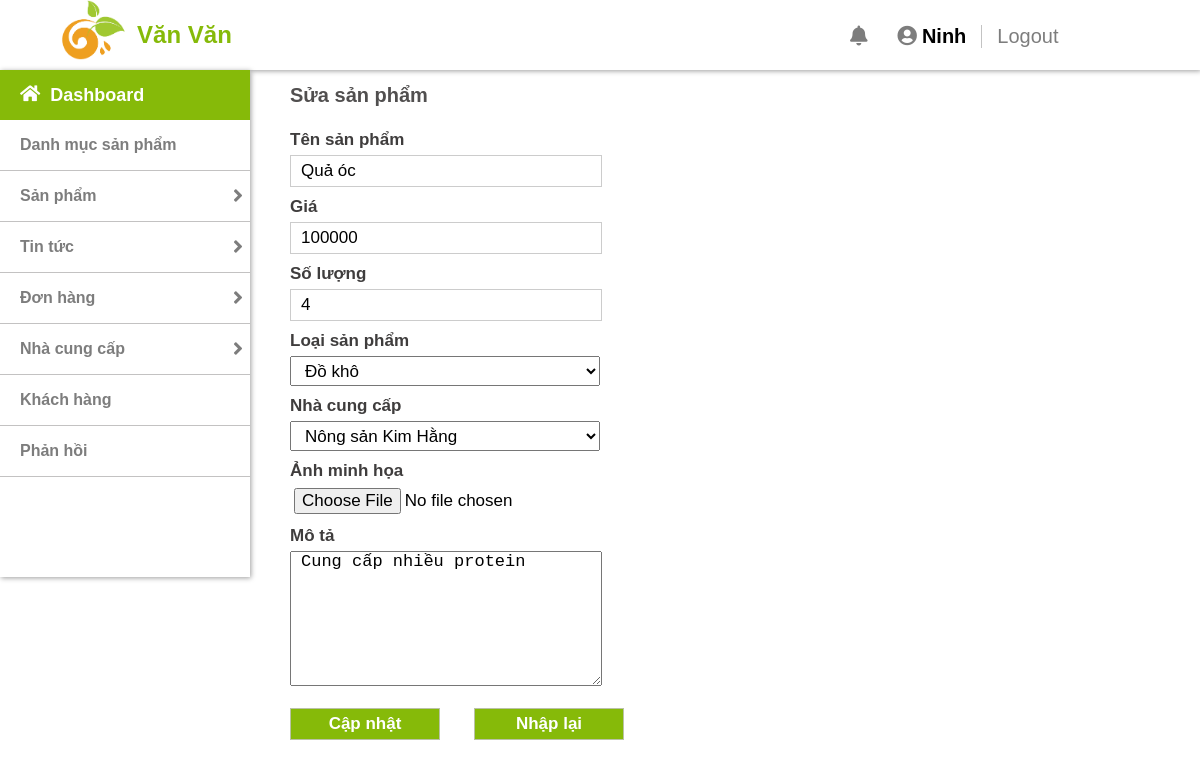
Page /admin/productedit.php?product_id=81 (signed in) on the committed database.
### tables this page shows
CREATE TABLE `product` (
  `product_id` int(11) NOT NULL,
  `product_name` varchar(255) NOT NULL,
  `product_price` varchar(255) NOT NULL,
  `product_quantity` int(11) NOT NULL,
  `product_image` varchar(255) NOT NULL,
  `description` text NOT NULL,
  `cate_id` int(11) NOT NULL,
  `ma_ncc` int(11) NOT NULL
);

CREATE TABLE `category` (
  `cate_id` int(11) NOT NULL,
  `cate_name` varchar(255) NOT NULL
);

CREATE TABLE `ncc` (
  `ma_ncc` int(11) NOT NULL,
  `ten_ncc` varchar(100) NOT NULL,
  `diachi` varchar(255) NOT NULL,
  `sodt` varchar(10) NOT NULL
);

### lib/database.php (called while the page is built, shortened)
<?php
    class Database{
        public $host = DB_HOST;
        public $user = DB_USER;
        public $pass = DB_PASS;
        public $dbname = DB_NAME;
        public $link;
        private function connectDB(){
            $this->link =  new mysqli($this->host, $this->user, $this->pass, $this->dbname);
        }
        public function select($query){
            $result = $this->link->query($query) or die($this->link->error.__LINE__);
            if($result->num_rows > 0){
                return $result;
            }
            else {
                return false;
            }
        }
    }

### classes/product.php (called while the page is built, shortened)
<?php
$filepath = realpath(dirname(__FILE__));
include_once ($filepath.'/../lib/database.php');
?>
<?php
class product
{
    private $db;
    public function __construct()
    {
        $this->db = new Database();
    }
    public function show_category()
    {
        $query = "SELECT *FROM category ORDER BY cate_id desc";
        $result = $this->db->select($query);
        return $result;
    }
    public function getproductbyId($id)
    {
       $query = "SELECT product.*, category.cate_name
       FROM product INNER JOIN category ON product.cate_id = category.cate_id
       WHERE product_id = '$id'";
        $result = $this->db->select($query);
        return $result;
    }
}
?>

### classes/ncc.php (called while the page is built, shortened)
<?php
    $filepath = realpath(dirname(__FILE__));
    include_once ($filepath.'/../lib/database.php');
?>
<?php
    class ncc{
        private $db;
        public function __construct()
        {
            $this->db = new Database();
        }
        public function show_ncc(){
            $query = "SELECT *FROM ncc order by ma_ncc desc";
            $result = $this->db->select($query);
            return $result;
        }
    }
?>

### admin/productedit.php (the view, shortened to what this page needs)
<?php
include "include/header.php";
include "include/sidebar.php";
include "../classes/product.php";
include "../classes/ncc.php";
?>
<?php
    $product = new product();
    if(!isset($_GET['product_id']) || $_GET['product_id'] == null){
        echo "<script>window.location = 'products.php'</script>";
    }
    else{
        $id = $_GET['product_id'];
    }
?>
<div class="content">
    <p class="content-title">Sửa sản phẩm</p>
    <?php
        $get_product_by_id = $product->getproductbyId($id);
            if($get_product_by_id){
                while($result_product = $get_product_by_id->fetch_assoc()){
    ?>
    <form action="" method="POST" enctype="multipart/form-data">
        <label for="">Tên sản phẩm</label> <br>
        <input required type="text" name="product_name" placeholder="Tên sản phẩm" value="<?php echo $result_product['product_name'] ?>"> <br>
        <label for="">Giá</label> <br>
        <input required type="text" name="product_price" placeholder="Giá sản phẩm (VNĐ)" value="<?php echo $result_product['product_price'] ?>"><br>
        <label for="">Số lượng</label><br>
        <input type="text" name="product_quantity" value="<?php echo $result_product['product_quantity'] ?>"> <br>
        <label for="">Loại sản phẩm</label><br>
        <select required name="category" id="">
            <?php
                $show_catetegory = $product->show_category();
                if($show_catetegory){
                    while($result = $show_catetegory->fetch_assoc()){
            ?>
                        <option
                        <?php
                            if($result['cate_id'] == $result_product['cate_id']){ echo 'selected';  }
                        ?>
                        value="<?php echo $result['cate_id'] ?>"><?php echo $result['cate_name'] ?></option>
            <?php
                    }
                }
            ?>
        </select> <br>
        <label for="">Nhà cung cấp</label><br>
        <select required name="ncc" id="">
            <?php
                $ncc = new ncc();
                $show_ncc = $ncc->show_ncc();
                if($show_ncc){
                    while($result_ncc = $show_ncc->fetch_assoc()){
            ?>
                        <option
                        <?php
                            if($result_ncc['ma_ncc'] == $result_product['ma_ncc']){ echo 'selected';  }
                        ?>
                        value="<?php echo $result_ncc['ma_ncc'] ?>"><?php echo $result_ncc['ten_ncc'] ?></option>
            <?php
                    }
                }
            ?>
        </select> <br>
        <label for="">Ảnh minh họa</label><br>
        <input class="input-file" type="file" name="product_image"> <br>
        <label for="">Mô tả</label><br>
        <textarea name="description" id="" cols="30" rows="7" placeholder="Mô tả sản phẩm"><?php echo $result_product['description'] ?></textarea>
        <br> <br>
        <input class="btn" type="submit" value="Cập nhật" name="submit">
        <input class="btn" type="reset" value="Nhập lại">
    </form>
    <?php
        }
    }
    ?>
</div>

### admin/css/style.css (style rules this page uses)
* { margin: 0; padding: 0; }
h1, h2, h3, p, a { font-family: "Roboto Slab", sans-serif; }
.content { float: right; width: calc(100% - 290px); padding-bottom: 100px; }
.content-title { color: rgba(51, 48, 48, 0.85); font-size: 20px; font-weight: bold; line-height: 50px; }
.content input { line-height: 30px; width: 300px; margin-right: 30px; font-size: 17px; border: 1px solid rgba(196, 196, 196, 0.85); }
.content input[type=text] { padding-left: 10px; }
textarea { width: 300px; padding-left: 10px; font-size: 17px; }
label { margin-bottom: 5px; font-size: 17px; font-weight: bold; display: inline-block; margin-top: 10px; font-family: "Roboto Slab", sans-serif; color: rgb(63, 61, 61); }
select { width: 310px; padding-left: 10px; height: 30px; font-size: 17px; }
.input-file { border: none !important; width: 500px !important; }
.btn { color: white; background-color: #86ba09; text-align: center !important; width: 150px !important; font-weight: bold; cursor: pointer; border: none; }

### rows in the picture
product: product_name "Quả óc", product_price "100000", product_quantity "4", category "Đồ khô", ncc "Nông sản Kim Hằng", description "Cung cấp nhiều protein"

### other values in the picture
$admin_name "Ninh"
